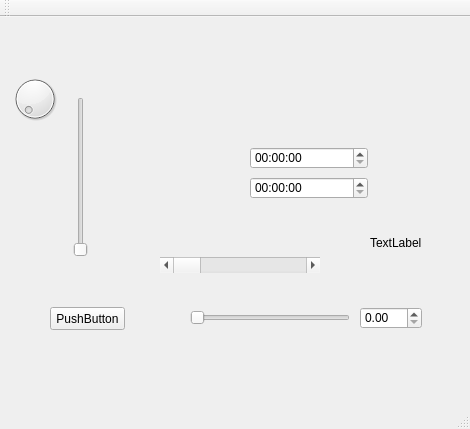
<?xml version="1.0" encoding="UTF-8"?>
<ui version="4.0">
 <class>MainWindow</class>
 <widget class="QMainWindow" name="MainWindow">
  <property name="geometry">
   <rect>
    <x>0</x>
    <y>0</y>
    <width>470</width>
    <height>429</height>
   </rect>
  </property>
  <property name="windowTitle">
   <string>MainWindow</string>
  </property>
  <widget class="QWidget" name="centralWidget">
   <widget class="QDial" name="dial">
    <property name="geometry">
     <rect>
      <x>10</x>
      <y>50</y>
      <width>50</width>
      <height>64</height>
     </rect>
    </property>
   </widget>
   <widget class="QPushButton" name="pushButton">
    <property name="geometry">
     <rect>
      <x>50</x>
      <y>290</y>
      <width>75</width>
      <height>23</height>
     </rect>
    </property>
    <property name="text">
     <string>PushButton</string>
    </property>
   </widget>
   <widget class="QScrollBar" name="horizontalScrollBar">
    <property name="geometry">
     <rect>
      <x>160</x>
      <y>240</y>
      <width>160</width>
      <height>16</height>
     </rect>
    </property>
    <property name="orientation">
     <enum>Qt::Horizontal</enum>
    </property>
   </widget>
   <widget class="QSlider" name="horizontalSlider">
    <property name="geometry">
     <rect>
      <x>190</x>
      <y>290</y>
      <width>160</width>
      <height>22</height>
     </rect>
    </property>
    <property name="orientation">
     <enum>Qt::Horizontal</enum>
    </property>
   </widget>
   <widget class="QDoubleSpinBox" name="doubleSpinBox">
    <property name="geometry">
     <rect>
      <x>360</x>
      <y>290</y>
      <width>62</width>
      <height>22</height>
     </rect>
    </property>
   </widget>
   <widget class="QLabel" name="label">
    <property name="geometry">
     <rect>
      <x>370</x>
      <y>220</y>
      <width>54</width>
      <height>12</height>
     </rect>
    </property>
    <property name="text">
     <string>TextLabel</string>
    </property>
   </widget>
   <widget class="QTimeEdit" name="timeEdit">
    <property name="geometry">
     <rect>
      <x>250</x>
      <y>160</y>
      <width>118</width>
      <height>22</height>
     </rect>
    </property>
   </widget>
   <widget class="QTimeEdit" name="timeEdit_2">
    <property name="geometry">
     <rect>
      <x>250</x>
      <y>130</y>
      <width>118</width>
      <height>22</height>
     </rect>
    </property>
   </widget>
   <widget class="QSlider" name="verticalSlider">
    <property name="geometry">
     <rect>
      <x>70</x>
      <y>80</y>
      <width>22</width>
      <height>160</height>
     </rect>
    </property>
    <property name="orientation">
     <enum>Qt::Vertical</enum>
    </property>
   </widget>
  </widget>
  <widget class="QMenuBar" name="menuBar">
   <property name="geometry">
    <rect>
     <x>0</x>
     <y>0</y>
     <width>470</width>
     <height>23</height>
    </rect>
   </property>
  </widget>
  <widget class="QToolBar" name="mainToolBar">
   <attribute name="toolBarArea">
    <enum>TopToolBarArea</enum>
   </attribute>
   <attribute name="toolBarBreak">
    <bool>false</bool>
   </attribute>
  </widget>
  <widget class="QStatusBar" name="statusBar"/>
 </widget>
 <layoutdefault spacing="6" margin="11"/>
 <resources/>
 <connections/>
</ui>
